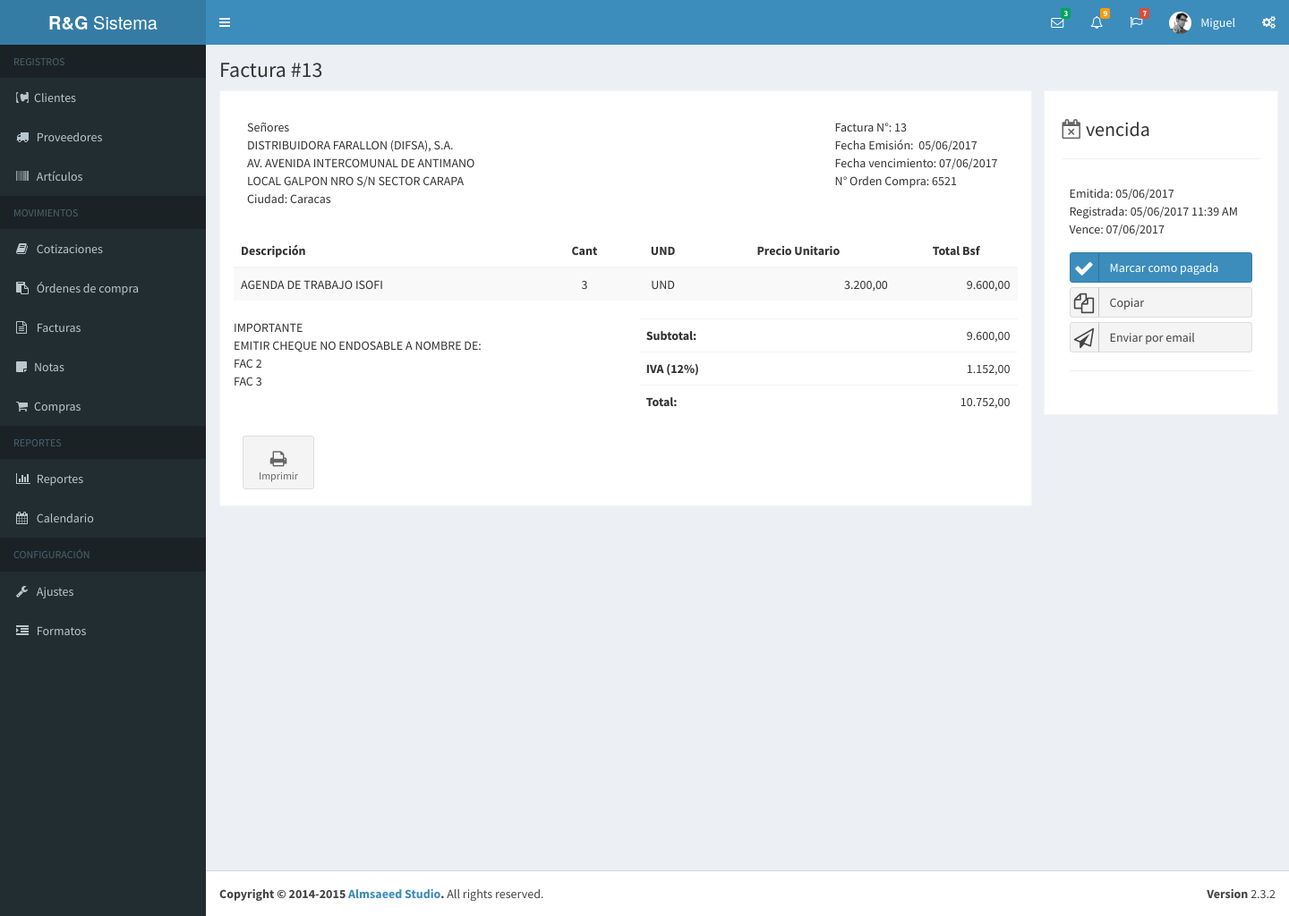
Before: /documento.php?tipo_documento=fac&id=13 (signed in) with the older database file.
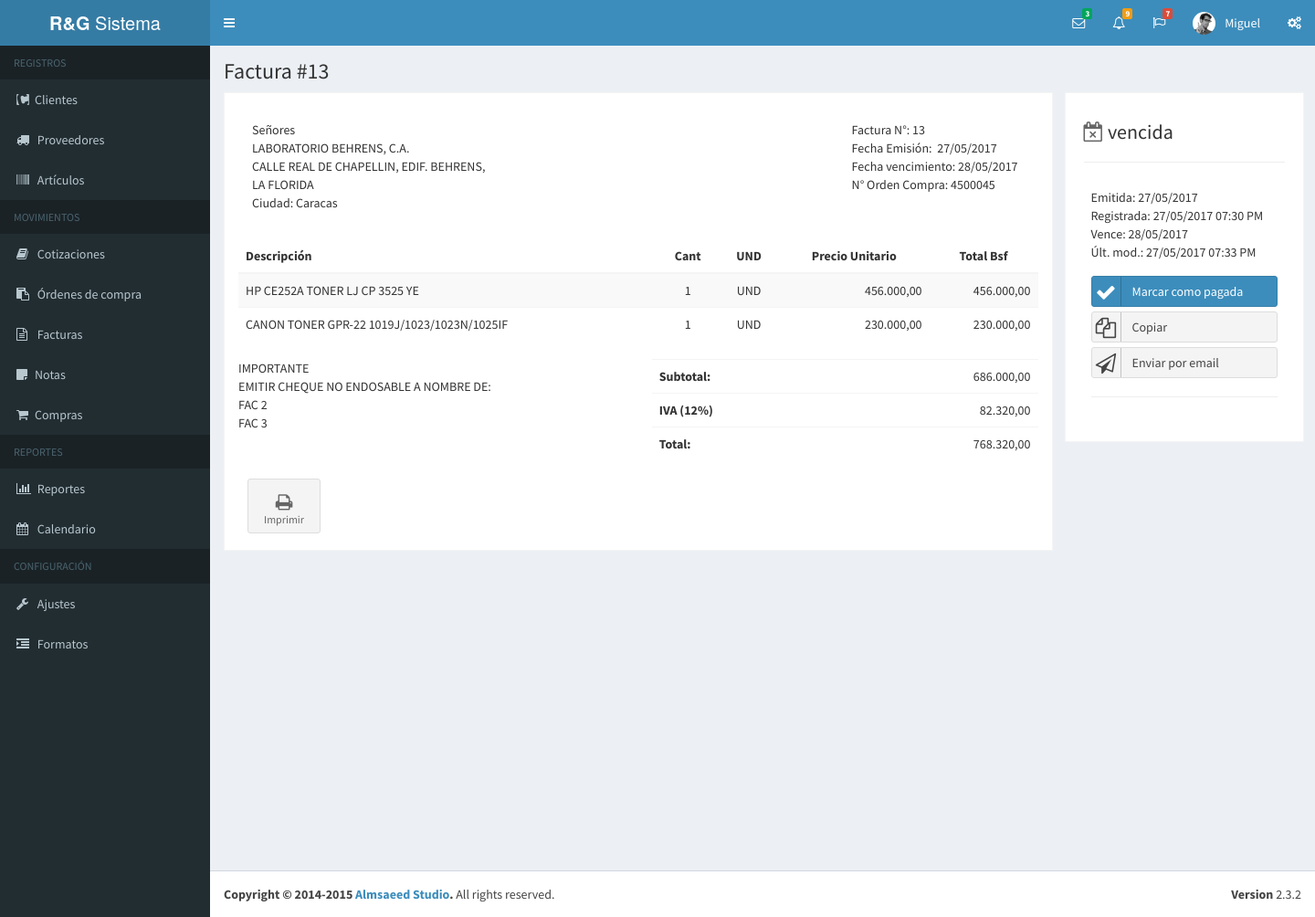
After: the same page with the newer database file.
### tables this page shows
CREATE TABLE IF NOT EXISTS `usuario` (
  `idUsuario` int(11) NOT NULL AUTO_INCREMENT,
  `usuario` varchar(60) NOT NULL,
  `password` varchar(60) NOT NULL,
  `nombre` varchar(80) DEFAULT NULL,
  `empresa` varchar(40) DEFAULT NULL,
  `subtitulo` varchar(120) DEFAULT NULL,
  `rif` varchar(15) DEFAULT NULL,
  `telefonos` varchar(80) DEFAULT NULL,
  `email` varchar(80) DEFAULT NULL,
  `vendedor` varchar(25) DEFAULT NULL,
  `direccion1` varchar(160) DEFAULT NULL,
  `direccion2` varchar(160) DEFAULT NULL,
  `ultima_act_doc` datetime DEFAULT NULL,
  PRIMARY KEY (`idUsuario`)
);

CREATE TABLE IF NOT EXISTS `factura` (
  `idFactura` int(5) NOT NULL AUTO_INCREMENT,
  `numero` int(5) NOT NULL,
  `idCliente` int(7) DEFAULT NULL,
  `fecha_emision` datetime DEFAULT NULL,
  `fecha_registro` datetime DEFAULT NULL,
  `fecha_modificacion` datetime DEFAULT NULL,
  `fecha_vencimiento` datetime DEFAULT NULL,
  `fecha_venc_sist` datetime DEFAULT NULL,
  `fecha_pago` datetime DEFAULT NULL,
  `fecha_anulacion` datetime DEFAULT NULL,
  `idCotizacion` int(7) DEFAULT NULL,
  `orden_compra` varchar(15) DEFAULT NULL,
  `estado` varchar(20) DEFAULT NULL,
  `valor_condicion` int(11) DEFAULT NULL,
  `condicion` varchar(30) DEFAULT NULL,
  `idVendedor` int(1) DEFAULT NULL,
  `iva` decimal(10,2) DEFAULT NULL,
  `SubTotal` varchar(9) DEFAULT NULL,
  `TotalDescto` int(1) DEFAULT NULL,
  `TotalRecargo` int(1) DEFAULT NULL,
  `Total` varchar(10) DEFAULT NULL,
  `TipoDoc` varchar(1) DEFAULT NULL,
  `introduccion` varchar(200) DEFAULT NULL,
  `Observaciones` varchar(50) DEFAULT NULL,
  `Observaciones1` varchar(50) DEFAULT NULL,
  `Observaciones2` varchar(50) DEFAULT NULL,
  `Observaciones3` varchar(50) DEFAULT NULL,
  `idUsuario` int(11) DEFAULT NULL,
  PRIMARY KEY (`idFactura`),
  KEY `idUsuario` (`idUsuario`),
  KEY `IdCotizacion` (`idCotizacion`)
);

CREATE TABLE IF NOT EXISTS `cliente` (
  `idCliente` int(5) NOT NULL AUTO_INCREMENT,
  `nombre` varchar(51) NOT NULL,
  `rif` varchar(13) NOT NULL,
  `pcontacto` varchar(50) DEFAULT NULL,
  `nit` int(11) DEFAULT NULL,
  `direccion1` varchar(100) DEFAULT NULL,
  `direccion2` varchar(100) DEFAULT NULL,
  `ciudad` varchar(30) DEFAULT NULL,
  `telefono1` varchar(20) DEFAULT NULL,
  `telefono2` varchar(20) DEFAULT NULL,
  `excento` varchar(20) DEFAULT NULL,
  `pagweb` varchar(30) DEFAULT NULL,
  `email` varchar(30) DEFAULT NULL,
  PRIMARY KEY (`idCliente`)
);

CREATE TABLE IF NOT EXISTS `detallefactura` (
  `IdDetalle` int(5) NOT NULL AUTO_INCREMENT,
  `IdFactura` int(4) DEFAULT NULL,
  `Item` int(2) DEFAULT NULL,
  `IdArticulo` int(11) NOT NULL,
  `codigo_producto` varchar(9) DEFAULT NULL,
  `und` varchar(5) DEFAULT NULL,
  `Descripcion` varchar(60) DEFAULT NULL,
  `Cantidad` int(5) DEFAULT NULL,
  `PrecioUnit` varchar(10) DEFAULT NULL,
  `punit` float(11,2) NOT NULL DEFAULT '0.00',
  `Porcentaje` int(1) DEFAULT NULL,
  `PrecioTotal` float(11,2) NOT NULL,
  `IdItem` int(1) DEFAULT NULL,
  `TotalIVA` varchar(11) DEFAULT NULL,
  PRIMARY KEY (`IdDetalle`)
);

### bd/data-usuario.php (called while the page is built, shortened)
<?php
	function obtenerUsuarioPorId( $idu, $dbh ){
		$sql = "select * from usuario where idUsuario = $idu";
		$data_user = mysql_fetch_array( mysql_query ( $sql, $dbh ) );
		return $data_user;
	}
?>

### fn/fn-documento.php (called while the page is built, shortened)
<?php
	function iconoEstado( $estado ){
		$icono = array(
			""	=> array("icono" => " fa-sticky-note", "color" => "verde"),
			"pendiente"	=> array("icono" => "fa-clock-o", "color" => "amarillo"),
			"aprobada"	=> array("icono" => "fa-thumbs-up", "color" => "verde"),
			"pagada"	=> array("icono" => "fa-check", "color" => "azul"),
			"vencida"	=> array("icono" => "fa-calendar-times-o", "color" => "gris"),
			"anulada" 	=> array("icono" => "fa-ban", "color" => "rojo")
		);
		return $icono[$estado];
	}
	if( isset( $_GET["tipo_documento"] ) && ( isset( $_GET["id"] ) ) ){
	    $id = $_GET["id"];
	    $tdd = $_GET["tipo_documento"];
	    if( $tdd == "fac" ){
			$documento = obtenerFacturaPorId( $dbh, $id );
			$encabezado = $documento["encabezado"];
			$detalle_d = $documento["detalle"];
			$tdocumento = "Factura"; $ftdd = $tdd; $filedoc = "factura";
	    }
	    $obs1 = $encabezado["obs1"];
		$obs2 = $encabezado["obs2"];
		$obs3 = $encabezado["obs3"];
	    $eiva = $encabezado["iva"] * 100;
	    if( $tdd != "nota" )
	    	$totales = obtenerTotales( $detalle_d, $encabezado["iva"] );
  	}
  	else{
  	}
?>

### bd/data-factura.php (called while the page is built, shortened)
<?php
	function obtenerDetalleFactura( $dbh, $idf ){
		$detalle = array();
		$q = "select IdDetalle as idd, IdArticulo as ida, Descripcion as descripcion, Cantidad as cantidad,
		PrecioUnit as punit, PrecioTotal as ptotal, und from detallefactura where IdFactura = $idf";
		$data = mysql_query( $q, $dbh );
		while( $item = mysql_fetch_array( $data ) ){
			$detalle[] = $item;
		}
		return $detalle;
	}
	function obtenerFacturaPorId( $dbh, $idf ){
		$q = "select f.numero as nro, f.IdFactura as idf, f.estado as estado, f.IdCliente as idcliente,
		f.idCotizacion as idc, DATE_FORMAT(f.fecha_emision,'%d/%m/%Y') as femision,
		DATE_FORMAT(f.fecha_registro,'%d/%m/%Y %h:%i %p') as fregistro,
		DATE_FORMAT(f.fecha_pago,'%d/%m/%Y %h:%i %p') as fpago,
		DATE_FORMAT(f.fecha_anulacion,'%d/%m/%Y %h:%i %p') as fanulacion,
		DATE_FORMAT(f.fecha_modificacion,'%d/%m/%Y %h:%i %p') as fmodificacion,
		DATE_FORMAT(f.fecha_vencimiento,'%d/%m/%Y') as fvencimiento,
		DATE_FORMAT(f.fecha_venc_sist,'%d/%m/%Y') as fvenc_sist, f.valor_condicion as vcondicion, f.iva as iva,
		f.orden_compra as oc, f.condicion as condicion, f.valor_condicion as vcondicion, f.introduccion as intro,
		f.Observaciones as obs0, f.Observaciones1 as obs1, f.Observaciones2 as obs2, f.Observaciones3 as obs3,
		c.Nombre as nombre, c.Rif as rif, c.direccion1 as dir1, c.direccion2 as dir2, c.telefono1 as tlf1,
		c.telefono2 as tlf2, c.Email as email FROM factura f, cliente c
		WHERE f.IdFactura = $idf and f.IdCliente = c.idCliente";
		$factura["encabezado"] = mysql_fetch_array( mysql_query ( $q, $dbh ) );
		$factura["detalle"] = obtenerDetalleFactura( $dbh, $idf );
		return $factura;
	}

### bd/data-documento.php (called while the page is built, shortened)
<?php
	function obtenerTotales( $detalle, $pcge ){
		$subtotal = 0;
		foreach ( $detalle as $d ) {
			$subtotal += ( $d["punit"] * $d["cantidad"] );
		}
		$totales["subtotal"] = number_format( $subtotal, 2, ".", "" );
		$totales["iva"] = number_format( $subtotal * $pcge, 2, ".", "" );
		$totales["total"] = number_format( $subtotal + ($subtotal * $pcge), 2, ".", "" );
		return $totales;
	}
?>

### documento.php (the view, shortened to what the rows shown need)
<?php
	include( "bd/bd.php" );
	include( "bd/data-usuario.php" );
	include( "bd/data-articulo.php" );
	include( "bd/data-factura.php" );
	include( "bd/data-nota.php" );
  include( "bd/data-documento.php" );
	include( "bd/data-cotizacion.php" );
	include( "fn/fn-documento.php" );
?>
<!DOCTYPE html>
<html>
  <head>
    <link rel="stylesheet" href="bootstrap/css/bootstrap.min.css">
    <link rel="stylesheet" href="https://maxcdn.bootstrapcdn.com/font-awesome/4.4.0/css/font-awesome.min.css">
    <link rel="stylesheet" href="https://code.ionicframework.com/ionicons/2.0.1/css/ionicons.min.css">
    <link rel="stylesheet" href="dist/css/AdminLTE.min.css">
    <link rel="stylesheet" href="dist/css/skins/_all-skins.min.css">
    <link rel="stylesheet" type="text/css" href="css/style.css">
  </head>
  <body class="hold-transition skin-blue sidebar-mini">
    <div class="wrapper">
      <header class="main-header">
        <nav class="navbar navbar-static-top" role="navigation">
          <div class="navbar-custom-menu">
            <ul class="nav navbar-nav">
              <?php include("sub-scripts/nav/perfil.php");?>
            </ul>
          </div>
        </nav>
      </header>
      <?php
        $titulo_obs = $encabezado["obs0"];
        $iconoi = iconoEstado( $encabezado["estado"] );
      ?>
      <div class="content-wrapper">
        <div>
        <section class="content-header">
          <h1><?php echo $tdocumento." #".$encabezado["nro"]; ?></h1>
        </section></div>
        <section id="bloque_documento" class="invoice col-sm-9">
            <div class="row invoice-info" id="encabezado" style="margin:20px 0;">
              <div class="col-sm-4 invoice-col" id="dcliente">
                  <div id="dc_nombre">Señores</div>
                  <div id="dc_nombre"><?php echo $encabezado["nombre"]?></div>
                  <?php if( ( $tdd == "fac" ) || ( $tdd == "odc" ) || ( $tdd == "sctz" ) ) { ?>
                    <div id="dc_dir1"><?php echo $encabezado["dir1"]?></div>
                    <div id="dc_dir2"><?php echo $encabezado["dir2"]?></div>
                    <div id="dc_ciudad">Ciudad: Caracas</div>
                  <?php } ?>
              </div>
              <div class="col-sm-3 invoice-col" id="ddocumento">
                <div id="doc_nro"><?php echo $tdocumento." N°: ".$encabezado["nro"];?></div>
                <div id="doc_femis">Fecha Emisión: &nbsp;<?php echo $encabezado["femision"];?></div>
                <?php if( $tdd == "fac" ) { ?>
                  <div id="doc_fvenc">Fecha vencimiento: <?php echo $encabezado["fvencimiento"]; ?></div>
                  <div id="doc_noc">N° Orden Compra: <?php echo $encabezado["oc"]; ?></div>
                <?php } ?>
              </div>
            </div>
            <div class="row">
              <div class="col-xs-12 table-responsive">
                <table class="table table-striped">
                  <thead>
                    <tr>
                      <th class="tit_tdf_i">Descripción</th>
                      <th class="tit_tdf">Cant</th>
                      <th class="tit_tdf">UND</th>
                      <th class="tit_tdf">Precio Unitario</th>
                      <th class="tit_tdf">Total Bsf</th>
                    </tr>
                  </thead>
                  <tbody>
                    <?php foreach( $detalle_d as $item ) { ?>
                    <tr>
                      <td class="tit_tdf_i"><?php echo $item["descripcion"];?></td>
                      <td class="tit_tdf"><?php echo $item["cantidad"];?></td>
                      <td class="tit_tdf"><?php echo $item["und"];?></td>
                      <td align="right"><?php echo number_format( $item["punit"], 2, ",", "." );?></td>
                      <td align="right"><?php echo number_format( $item["ptotal"], 2, ",", "." );?></td>
                    </tr>
                    <?php } ?>
                  </tbody>
                </table>
              </div>
            </div>
            <div class="row">
              <div class="col-xs-6">
                  <div><?php echo $titulo_obs;?></div>
                  <div><?php echo $obs1; ?></div>
                  <div><?php echo $obs2; ?></div>
                  <div><?php echo $obs3; ?></div>
              </div>
              <div class="col-xs-6">
                <?php if($tdd != "sctz") { ?>
                  <div class="table-responsive">
                    <table class="table">
                      <tr>
                        <th style="width:50%">Subtotal:</th>
                        <td class="tit_tdf_d"><?php echo number_format( $totales["subtotal"], 2, ",", "." ); ?></td>
                      </tr>
                      <tr>
                        <th>IVA (<?php echo $eiva; ?>%)</th>
                        <td class="tit_tdf_d"><?php echo number_format( $totales["iva"], 2, ",", "." ); ?></td>
                      </tr>
                      <tr>
                        <th>Total:</th>
                        <td class="tit_tdf_d"><?php echo number_format( $totales["total"], 2, ",", "." ); ?></td>
                      </tr>
                    </table>
                  </div>
                <?php } ?>
              </div>
            </div>
        </section>
        <section id="bloque_data_documento" class="col-sm-2 col-xs-12 invoice">
          <h2 class="page-header">
            <div id="destado">
              <i class="fa <?php echo $iconoi["icono"]." ".$iconoi["color"]; ?>"></i>
              <?php echo $encabezado["estado"]; ?>
            </div>
          </h2>
        </section>
      </div>
    </div>
  </body>
</html>

### sub-scripts/nav/perfil.php (shortened to what the rows shown need)
<?php
  $usuario = obtenerUsuarioPorId( $_SESSION["user"]["idUsuario"], $dbh );
?>
<li class="dropdown user user-menu">
<a href="#" class="dropdown-toggle" data-toggle="dropdown">
  <img src="dist/img/user2-160x160.jpg" class="user-image" alt="User Image">
  <span class="hidden-xs"><?php echo $usuario["nombre"]; ?></span>
</a>
</li>

Changed rows visible on the page:
removed detallefactura: Descripcion "AGENDA DE TRABAJO ISOFI", Cantidad "3", und "UND", PrecioUnit "3.200,00", PrecioTotal "9.600,00"
changed factura "vencida": idCliente.nombre "DISTRIBUIDORA FARALLON (DIFSA), S.A." → "LABORATORIO BEHRENS, C.A."; idCliente.direccion2 "LOCAL GALPON NRO S/N SECTOR CARAPA" → "CALLE REAL DE CHAPELLIN, EDIF. BEHRENS, LA FLORIDA"; orden_compra "6521" → "4500045"; iva "9.600,00" → "686.000,00"; iva "1.152,00" → "82.320,00"; iva "10.752,00" → "768.320,00"; idCliente.direccion1 "AV. AVENIDA INTERCOMUNAL DE ANTIMANO" → (not shown)
added detallefactura: Descripcion "HP CE252A TONER LJ CP 3525 YE", Cantidad "1", und "UND", PrecioUnit "456.000,00", PrecioTotal "456.000,00"
added detallefactura: Descripcion "CANON TONER GPR-22 1019J/1023/1023N/1025IF", Cantidad "1", und "UND", PrecioUnit "230.000,00", PrecioTotal "230.000,00"
Other visible differences:
$encabezado["femision"]: "05/06/2017" → "27/05/2017"
$encabezado["fvencimiento"]: "07/06/2017" → "28/05/2017"
new list line: "Emitida : 27/05/2017"
new list line: "Registrada : 27/05/2017 07:30 PM"
new list line: "Vence : 28/05/2017"
new list line: "Últ. mod. : 27/05/2017 07:33 PM"
list line gone: "Emitida : 05/06/2017"
list line gone: "Registrada : 05/06/2017 11:39 AM"
list line gone: "Vence : 07/06/2017"
